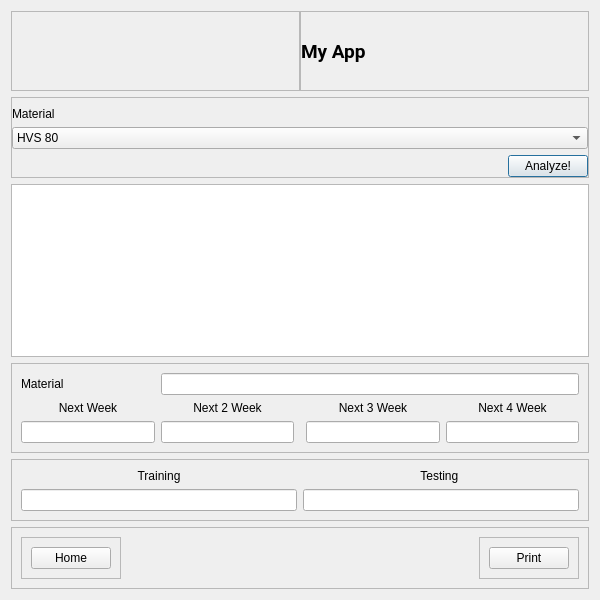
<?xml version="1.0" encoding="UTF-8"?>
<ui version="4.0">
 <class>formAnalisisDialog</class>
 <widget class="QDialog" name="formAnalisisDialog">
  <property name="geometry">
   <rect>
    <x>0</x>
    <y>0</y>
    <width>600</width>
    <height>600</height>
   </rect>
  </property>
  <property name="minimumSize">
   <size>
    <width>600</width>
    <height>600</height>
   </size>
  </property>
  <property name="windowTitle">
   <string>Analisis</string>
  </property>
  <layout class="QVBoxLayout" name="verticalLayout">
   <item>
    <layout class="QHBoxLayout" name="horizontalLayout_7">
     <property name="spacing">
      <number>0</number>
     </property>
     <item>
      <widget class="QFrame" name="frame_4">
       <property name="maximumSize">
        <size>
         <width>16777215</width>
         <height>150</height>
        </size>
       </property>
       <property name="frameShape">
        <enum>QFrame::StyledPanel</enum>
       </property>
       <property name="frameShadow">
        <enum>QFrame::Raised</enum>
       </property>
       <layout class="QHBoxLayout" name="horizontalLayout_2">
        <property name="spacing">
         <number>0</number>
        </property>
        <property name="leftMargin">
         <number>0</number>
        </property>
        <property name="topMargin">
         <number>0</number>
        </property>
        <property name="rightMargin">
         <number>0</number>
        </property>
        <property name="bottomMargin">
         <number>0</number>
        </property>
        <item>
         <spacer name="horizontalSpacer_5">
          <property name="orientation">
           <enum>Qt::Horizontal</enum>
          </property>
          <property name="sizeHint" stdset="0">
           <size>
            <width>40</width>
            <height>20</height>
           </size>
          </property>
         </spacer>
        </item>
        <item>
         <widget class="QLabel" name="label_5">
          <property name="sizePolicy">
           <sizepolicy hsizetype="Preferred" vsizetype="Preferred">
            <horstretch>0</horstretch>
            <verstretch>0</verstretch>
           </sizepolicy>
          </property>
          <property name="minimumSize">
           <size>
            <width>78</width>
            <height>78</height>
           </size>
          </property>
          <property name="maximumSize">
           <size>
            <width>78</width>
            <height>78</height>
           </size>
          </property>
          <property name="baseSize">
           <size>
            <width>0</width>
            <height>0</height>
           </size>
          </property>
          <property name="styleSheet">
           <string notr="true">image: url(:/Logo/Artboard 22-75.png);</string>
          </property>
          <property name="text">
           <string/>
          </property>
          <property name="alignment">
           <set>Qt::AlignRight|Qt::AlignTrailing|Qt::AlignVCenter</set>
          </property>
         </widget>
        </item>
       </layout>
      </widget>
     </item>
     <item>
      <widget class="QFrame" name="frame_5">
       <property name="maximumSize">
        <size>
         <width>16777215</width>
         <height>150</height>
        </size>
       </property>
       <property name="frameShape">
        <enum>QFrame::StyledPanel</enum>
       </property>
       <property name="frameShadow">
        <enum>QFrame::Raised</enum>
       </property>
       <layout class="QHBoxLayout" name="horizontalLayout_8">
        <property name="spacing">
         <number>0</number>
        </property>
        <property name="leftMargin">
         <number>0</number>
        </property>
        <property name="topMargin">
         <number>0</number>
        </property>
        <property name="rightMargin">
         <number>0</number>
        </property>
        <property name="bottomMargin">
         <number>0</number>
        </property>
        <item>
         <widget class="QLabel" name="label_6">
          <property name="font">
           <font>
            <family>Roboto</family>
            <pointsize>14</pointsize>
            <weight>75</weight>
            <bold>true</bold>
           </font>
          </property>
          <property name="text">
           <string>My App</string>
          </property>
         </widget>
        </item>
        <item>
         <spacer name="horizontalSpacer_6">
          <property name="orientation">
           <enum>Qt::Horizontal</enum>
          </property>
          <property name="sizeHint" stdset="0">
           <size>
            <width>40</width>
            <height>20</height>
           </size>
          </property>
         </spacer>
        </item>
       </layout>
      </widget>
     </item>
    </layout>
   </item>
   <item>
    <widget class="QFrame" name="frame_12">
     <property name="frameShape">
      <enum>QFrame::StyledPanel</enum>
     </property>
     <property name="frameShadow">
      <enum>QFrame::Raised</enum>
     </property>
     <layout class="QGridLayout" name="gridLayout_3">
      <property name="leftMargin">
       <number>0</number>
      </property>
      <property name="rightMargin">
       <number>0</number>
      </property>
      <property name="bottomMargin">
       <number>0</number>
      </property>
      <item row="2" column="0">
       <spacer name="horizontalSpacer_7">
        <property name="orientation">
         <enum>Qt::Horizontal</enum>
        </property>
        <property name="sizeHint" stdset="0">
         <size>
          <width>40</width>
          <height>20</height>
         </size>
        </property>
       </spacer>
      </item>
      <item row="2" column="1">
       <widget class="QPushButton" name="buttonAnalyze">
        <property name="text">
         <string>Analyze!</string>
        </property>
       </widget>
      </item>
      <item row="1" column="0" colspan="2">
       <widget class="QComboBox" name="comboMaterial">
        <item>
         <property name="text">
          <string>HVS 80</string>
         </property>
        </item>
        <item>
         <property name="text">
          <string>Art Carton</string>
         </property>
        </item>
        <item>
         <property name="text">
          <string>Art Paper</string>
         </property>
        </item>
       </widget>
      </item>
      <item row="0" column="0" colspan="2">
       <widget class="QLabel" name="label_14">
        <property name="text">
         <string>Material</string>
        </property>
       </widget>
      </item>
     </layout>
    </widget>
   </item>
   <item>
    <widget class="QGraphicsView" name="graphicsView"/>
   </item>
   <item>
    <widget class="QFrame" name="frame_11">
     <property name="frameShape">
      <enum>QFrame::StyledPanel</enum>
     </property>
     <property name="frameShadow">
      <enum>QFrame::Raised</enum>
     </property>
     <layout class="QGridLayout" name="gridLayout_8">
      <item row="6" column="3">
       <widget class="QLineEdit" name="lineWeek3"/>
      </item>
      <item row="4" column="1">
       <widget class="QLabel" name="label_12">
        <property name="text">
         <string>Next 2 Week</string>
        </property>
        <property name="alignment">
         <set>Qt::AlignCenter</set>
        </property>
       </widget>
      </item>
      <item row="4" column="0">
       <widget class="QLabel" name="label_11">
        <property name="text">
         <string>Next Week</string>
        </property>
        <property name="alignment">
         <set>Qt::AlignCenter</set>
        </property>
       </widget>
      </item>
      <item row="4" column="3">
       <widget class="QLabel" name="label_13">
        <property name="text">
         <string>Next 3 Week</string>
        </property>
        <property name="alignment">
         <set>Qt::AlignCenter</set>
        </property>
       </widget>
      </item>
      <item row="6" column="1">
       <widget class="QLineEdit" name="lineWeek2"/>
      </item>
      <item row="6" column="0">
       <widget class="QLineEdit" name="lineWeek1"/>
      </item>
      <item row="6" column="4">
       <widget class="QLineEdit" name="lineWeek4"/>
      </item>
      <item row="4" column="4">
       <widget class="QLabel" name="label_10">
        <property name="text">
         <string>Next 4 Week</string>
        </property>
        <property name="alignment">
         <set>Qt::AlignCenter</set>
        </property>
       </widget>
      </item>
      <item row="0" column="1" colspan="4">
       <widget class="QLineEdit" name="lineMaterial"/>
      </item>
      <item row="0" column="0">
       <widget class="QLabel" name="label_7">
        <property name="text">
         <string>Material</string>
        </property>
       </widget>
      </item>
     </layout>
    </widget>
   </item>
   <item>
    <widget class="QFrame" name="frame_2">
     <property name="frameShape">
      <enum>QFrame::StyledPanel</enum>
     </property>
     <property name="frameShadow">
      <enum>QFrame::Raised</enum>
     </property>
     <layout class="QGridLayout" name="gridLayout_2">
      <item row="1" column="1">
       <widget class="QLineEdit" name="lineTest"/>
      </item>
      <item row="1" column="0">
       <widget class="QLineEdit" name="lineTrain"/>
      </item>
      <item row="0" column="0">
       <widget class="QLabel" name="label_8">
        <property name="text">
         <string>Training</string>
        </property>
        <property name="alignment">
         <set>Qt::AlignCenter</set>
        </property>
       </widget>
      </item>
      <item row="0" column="1">
       <widget class="QLabel" name="label_9">
        <property name="text">
         <string>Testing </string>
        </property>
        <property name="alignment">
         <set>Qt::AlignCenter</set>
        </property>
       </widget>
      </item>
     </layout>
    </widget>
   </item>
   <item>
    <widget class="QFrame" name="frame_6">
     <property name="minimumSize">
      <size>
       <width>0</width>
       <height>0</height>
      </size>
     </property>
     <property name="frameShape">
      <enum>QFrame::StyledPanel</enum>
     </property>
     <property name="frameShadow">
      <enum>QFrame::Raised</enum>
     </property>
     <layout class="QHBoxLayout" name="horizontalLayout_5">
      <item>
       <widget class="QFrame" name="frame_8">
        <property name="frameShape">
         <enum>QFrame::StyledPanel</enum>
        </property>
        <property name="frameShadow">
         <enum>QFrame::Raised</enum>
        </property>
        <layout class="QGridLayout" name="gridLayout_5">
         <item row="0" column="0">
          <widget class="QPushButton" name="buttonHome">
           <property name="text">
            <string>Home</string>
           </property>
          </widget>
         </item>
        </layout>
       </widget>
      </item>
      <item>
       <spacer name="horizontalSpacer_4">
        <property name="orientation">
         <enum>Qt::Horizontal</enum>
        </property>
        <property name="sizeHint" stdset="0">
         <size>
          <width>40</width>
          <height>20</height>
         </size>
        </property>
       </spacer>
      </item>
      <item>
       <widget class="QFrame" name="frame_10">
        <property name="frameShape">
         <enum>QFrame::StyledPanel</enum>
        </property>
        <property name="frameShadow">
         <enum>QFrame::Raised</enum>
        </property>
        <layout class="QGridLayout" name="gridLayout_7">
         <item row="0" column="0">
          <widget class="QPushButton" name="buttonPrint">
           <property name="text">
            <string>Print</string>
           </property>
          </widget>
         </item>
        </layout>
       </widget>
      </item>
     </layout>
    </widget>
   </item>
  </layout>
 </widget>
 <resources>
  <include location="source1.qrc"/>
 </resources>
 <connections/>
</ui>
